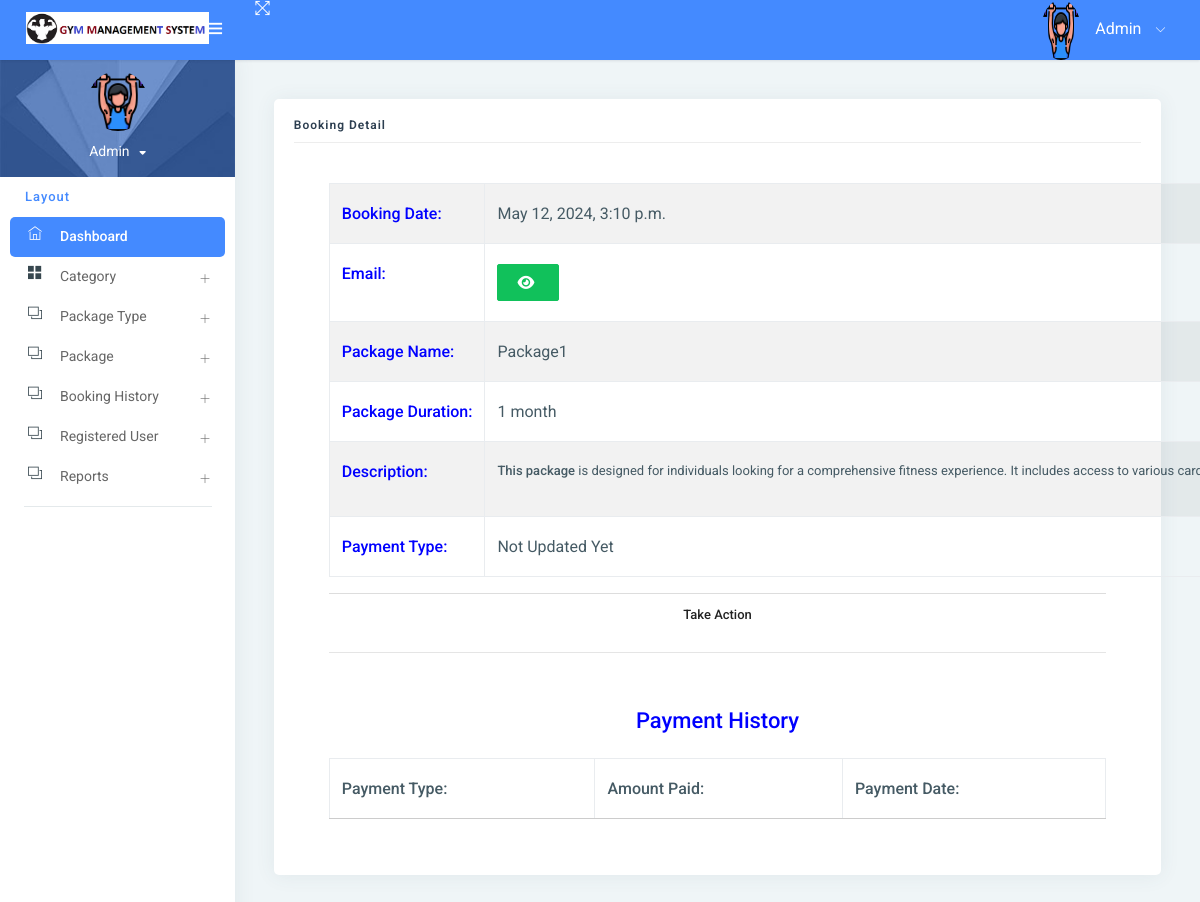
Screenshot of /booking_detail/8/ (signed in) with the database file from the repository.
### gym/models.py (models this page shows, shortened)
class Booking(models.Model):
    package = models.ForeignKey(Package, on_delete=models.CASCADE, null=True, blank=True)
    register = models.ForeignKey(Signup, on_delete=models.CASCADE, null=True, blank=True)
    bookingnumber = models.CharField(max_length=100, null=True, blank=True)
    status = models.IntegerField(choices=STATUS, default=1)
    creationdate = models.DateTimeField(auto_now_add=True)

class Package(models.Model):
    category = models.ForeignKey(Category, on_delete=models.CASCADE, null=True)
    packagename = models.ForeignKey(Packagetype, on_delete=models.CASCADE, null=True)
    titlename = models.CharField(max_length=200, null=True)
    packageduration = models.CharField(max_length=50, null=True)
    price = models.CharField(max_length=200, null=True)
    description = models.CharField(max_length=200, null=True)
    creationdate = models.DateTimeField(auto_now_add=True)

class Packagetype(models.Model):
    category = models.ForeignKey(Category, on_delete=models.CASCADE, null=True)
    packagename = models.CharField(max_length=200, null=True)
    creationdate = models.DateTimeField(auto_now_add=True)
    def __str__(self):
        return self.packagename

### gym/views.py (the view, shortened to what this page needs)
# urls.py: path('booking_detail/<int:pid>/', booking_detail, name="booking_detail"),
def booking_detail(request, pid):
    data = Booking.objects.get(id=pid)
    payment = Paymenthistory.objects.filter(booking=data)
    if request.user.is_staff:
        return render(request, "admin/admin_booking_detail.html", locals())
    else:
        return render(request, "user_booking_detail.html", locals())

### gym/templates/admin/admin_booking_detail.html (shortened to what this page needs)
{% extends 'admin_base.html' %}
{% load static custom_tags %}
{% block main %}
<link rel="stylesheet" href="https://cdnjs.cloudflare.com/ajax/libs/font-awesome/6.2.0/css/all.min.css" />
<div class="pcoded-inner-content">
    <div class="main-body">
        <div class="page-wrapper">
            <div class="page-body">
                <div class="row">
                    <div class="col-sm-12">
                        <div class="card">
                            <div class="card-block">
                                <h4 class="sub-title">Booking Detail</h4>
                                <div class="card-body">
                                <div class="container">
                                    <table id="example1" class="table table-bordered table-striped">
                                        <tr>
                                            <th style="color:blue">Booking Date:</th>
                                            <td>{{data.creationdate}}</td>
                                        </tr>
                                        <tr>
                                            <th style="color:blue">Email:</th>
                                            <td>
                                                <button type="button" class="btn btn-success" id="email-btn-{{forloop.counter}}" onclick="togglePassword('email-{{forloop.counter}}', this.id)"><i class="fa fa-eye"></i></button>
                                            </td>
                                        </tr>
                                        <tr>
                                            <th style="color:blue">Package Name:</th>
                                            <td>{{data.package.packagename}}</td>
                                        </tr>
                                        <tr>
                                            <th style="color:blue">Package Duration:</th>
                                            <td>{{data.package.packageduration}}</td>
                                        </tr>
                                        <tr>
                                            <th style="color:blue">Description:</th>
                                            <td colspan="12">{{data.package.description|safe}}</td>
                                        </tr>
                                        <tr>
                                            <th style="color:blue">Payment Type:</th>
                                             <td colspan="12">{{data.get_status_display}}</td>
                                        </tr>
                                    </table>
                                    {% if data.status == 1 %}
                                    <center>
                                        <div class="accordion-heading" role="tab" id="headingOne">
                                                <h3 class="card-title accordion-title"><a class="accordion-msg waves-effect waves-dark" data-toggle="collapse" data-parent="#accordion" href="#collapseOne" aria-expanded="true" aria-controls="collapseOne">
                                                    Take Action</a>
                                                </h3>
                                        </div>
                                    </center>
                                    {% endif %}
                                    <hr>
                                    {% if data.status != "New" %}
                                    <table id="example6" class="table table-bordered table-striped">
                                        <div class="card-body">
                                            <tr>
                                                <center>
                                                    <h4 style="color:blue">Payment History</h4>
                                                </center>
                                            </tr>
                                            <table id="example5" class="table table-bordered table-striped">
                                                <thead>
                                                <tr>
                                                    <th>Payment Type:</th>
                                                    <th>Amount Paid:</th>
                                                    <th>Payment Date:</th>
                                                </tr>
                                                </thead>
                                            </table>
                                        </div>
                                    </table>
                                    {% endif %}
                                </div>
                                </div>
                            </div>
                        </div>
                    </div>
                </div>
            </div>
        </div>
    </div>
</div>
{% endblock %}

### gym/templates/admin/admin_booking_detail.html (style rules this page uses)
td { padding:0px; }

### rows the page displays
Booking: creationdate "May 12, 2024, 3:10 p.m.", package.packagename "Package1", package.packageduration "1 month", package.description "This package is designed for individuals looking for a comprehensive fitness experience. It includes access to various…", status "Not Updated Yet"
